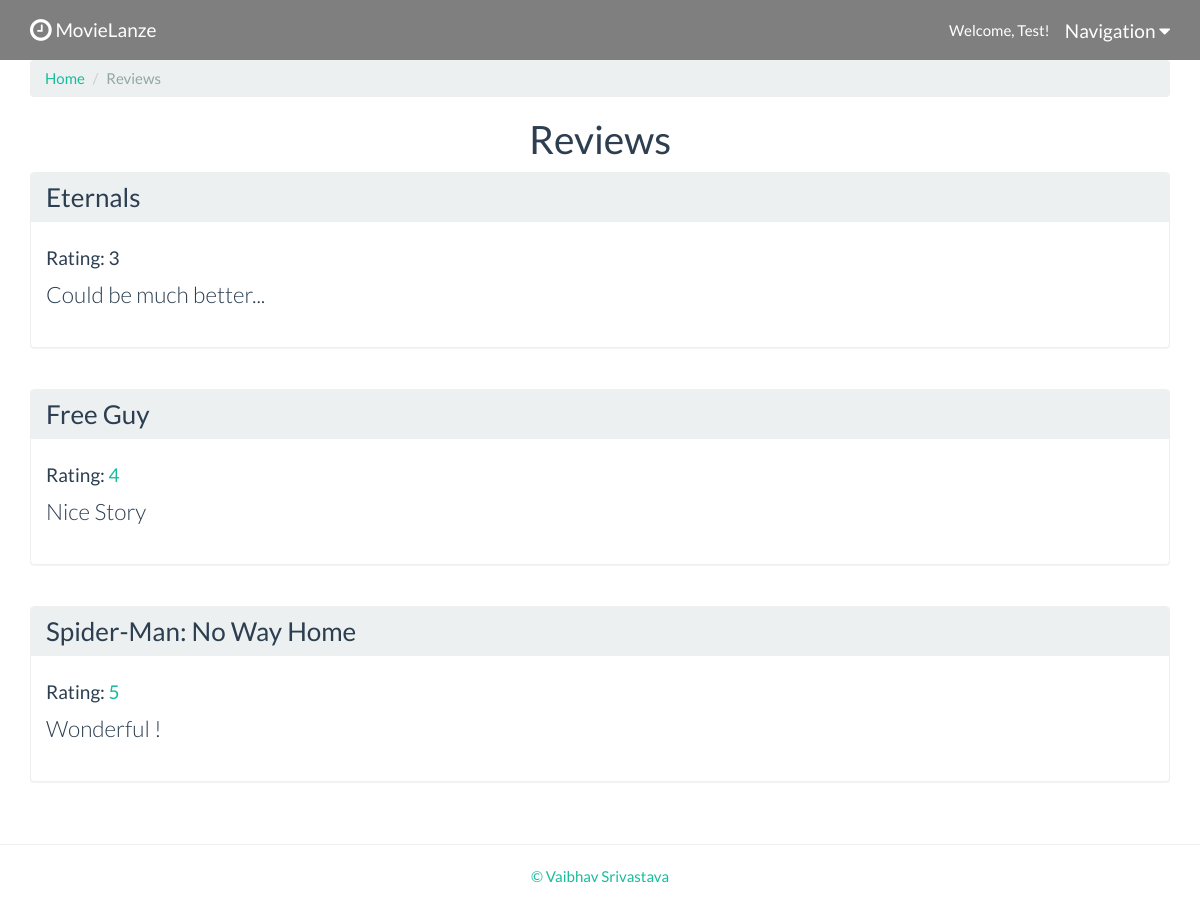
Screenshot of /reviews.php (signed in) with the database file from the repository.
### tables this page shows
CREATE TABLE `movies` (
  `movie_id` int(11) UNSIGNED NOT NULL,
  `movie_name` varchar(255) NOT NULL DEFAULT '',
  `movie_year` int(4) NOT NULL,
  `movie_rating` varchar(10) NOT NULL DEFAULT '',
  `movie_bio` varchar(255) DEFAULT NULL,
  `movie_img` varchar(200) NOT NULL
);

CREATE TABLE `reviews` (
  `review_id` int(11) UNSIGNED NOT NULL,
  `review_movie_id` int(11) UNSIGNED NOT NULL,
  `review_user_id` int(11) UNSIGNED NOT NULL,
  `review_rating` int(11) NOT NULL,
  `review_content` varchar(255) NOT NULL DEFAULT ''
);

### reviews.php (the view, shortened to what this page needs)
<?php
require_once ('includes/header.php');
require_once ('includes/database.php');
$query_str = "SELECT * FROM movies";
$result = $conn->query($query_str);
?>
	<div class="container wrapper">
		<ul class="breadcrumb">
			<li><a href="index.php">Home</a></li>
			<li class="active">Reviews</li>
		</ul>
		<h1 class="text-center">Reviews</h1>
		<?php
		while ($movie_row = $result->fetch_assoc()):
			$movie_id = $movie_row['movie_id'];
			$review_str = "SELECT * FROM reviews WHERE review_movie_id='$movie_id'";
			$review_result = $conn->query($review_str);
			$review_row = $review_result->fetch_assoc();
			if ($review_row) { ?>
				<div class="row movie-list">
					<div class="col-xs-12">
						<div class="panel panel-default">
							<div class="panel-heading">
								<h3 class="panel-title">
									<a href="moviedetails.php?id=<?= $movie_row['movie_id'] ?>"><?= $movie_row['movie_name'] ?></a>
								</h3>
							</div>
							<div class="panel-body">
								<?php
								$review_result = $conn->query($review_str);
								while ($review_row = $review_result->fetch_assoc()) :
									?>
									<h4>Rating: <span class="<?php
										if ($review_row['review_rating'] >= 4 ){
											echo 'text-success';
										} elseif ( $review_row['review_rating'] < 2 ) {
											echo 'text-danger';
										}
										?>"> <?=$review_row['review_rating'] ?></span></h4>
									<p class="lead"><?= $review_row['review_content'] ?></p>
								<?php endwhile ?>
							</div>
						</div>
					</div>
				</div>
			<?php }  endwhile ?>
	</div>
<?php
include ('includes/footer.php');
?>

### rows the page displays
movies: movie_name "Eternals"
reviews: review_rating "3", review_content "Could be much better..."
movies: movie_name "Free Guy"
reviews: review_rating "4", review_content "Nice Story"
movies: movie_name "Spider-Man: No Way Home"
reviews: review_rating "5", review_content "Wonderful !"
